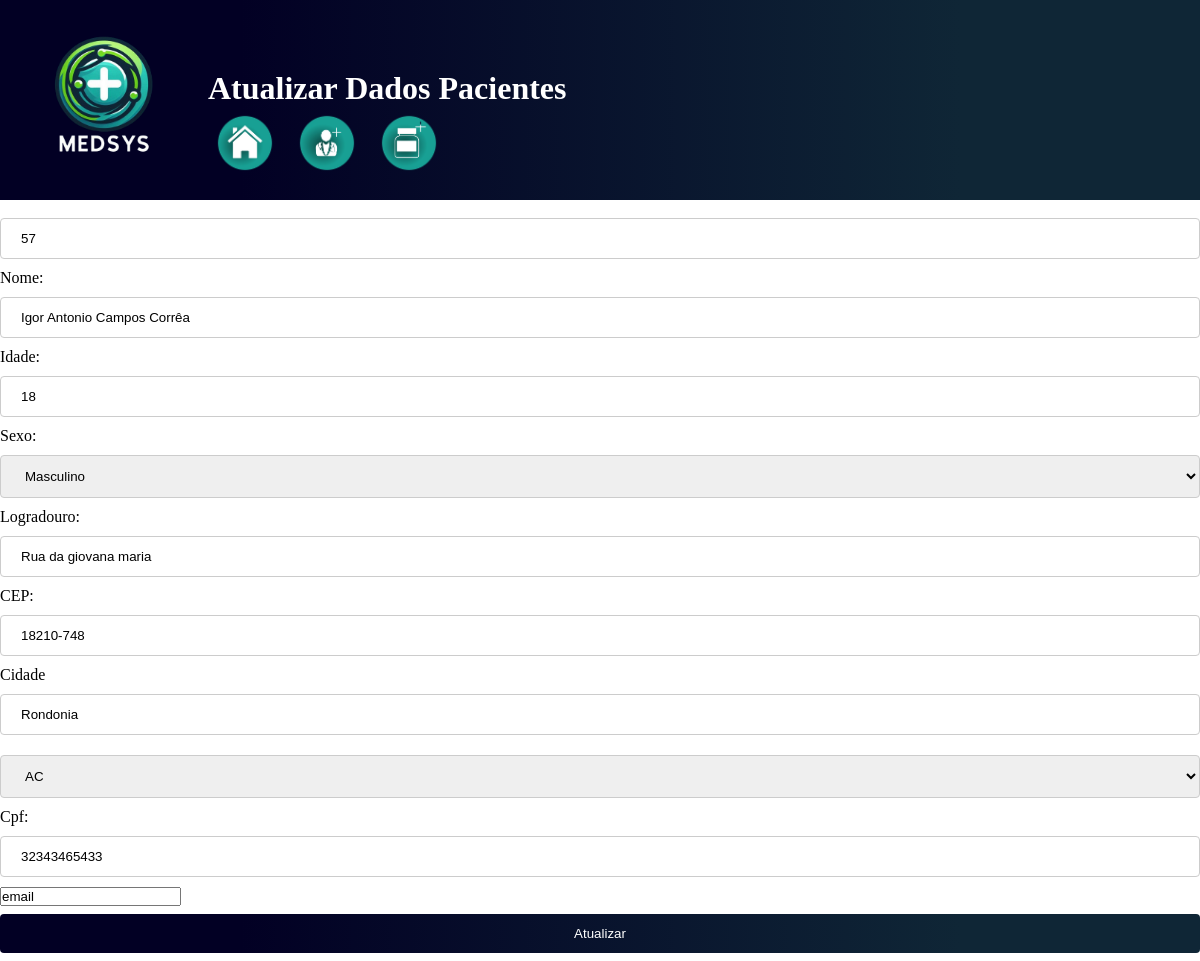
Screenshot of /atu/57 with the database file from the repository.
### hospital/models.py (models this page shows, shortened)
class Pacientes(models.Model):
    nome = models.CharField(max_length=50, null=False)
    idade = models.IntegerField(null=False)
    sexo = models.CharField(max_length=10, null=False)
    logradouro = models.CharField(max_length=50, null=False)
    cep = models.CharField(max_length=8, null=False, default="")
    estado = models.CharField(max_length=20,null=False,default="")
    cidade = models.CharField(max_length=20,null=False,default="")
    cpf = models.CharField(max_length=11, null=False)  # Tornar o CPF único
    email = models.CharField(max_length=40,null=False,default="")

### hospital/views.py (the view)
# urls.py: path('atu/<int:id>',views.atu,name='atu'),
def atu(request,id):
    estados = Estados.objects.all().order_by('sigla')
    pacientes = Pacientes.objects.get(id=id)
    return render(request,'atu.html',{'pacientes': pacientes, 'estados': estados})

### hospital/templates/atu.html (shortened to what this page needs)
<!DOCTYPE html>
<html lang="en">
<head>
    <link rel="stylesheet" href="../static/atu.css">
</head>
<body>
    <header>
        <img src="../static/media/logosem.png" width="200">
    <h1>Atualizar Dados Pacientes</h1>
    <a href="{% url 'home' %}" class="cad" ><img src="../static/media/home.png" width="60px"></a>
    <a href=""><img src="../static/media/addmed.png" width="60px"></a>
    <a href=""><img src="../static/media/addreme.png" width="60px"></a>
</header>
    <form action="{% url 'update' %}" method="post">
        <input type="text" name="id" value="{{pacientes.id}}" readonly><br>
        <label for="">Nome:</label>
        <input type="text" name="nome" value="{{pacientes.nome}}" placeholder="Nome"><br>
        <label for="">Idade:</label>
        <input type="text" name="idade" value="{{pacientes.idade}}"><br>
        <label for="">Sexo:</label>
        <select id="sexo" name="sexo">
            <option value="Masculino" {% if paciente.sexo == "M" %}selected{% endif %}>Masculino</option>
        </select>
        <label for="">Logradouro:</label>
        <input type="text" name="endereco" value="{{pacientes.logradouro}}"><br>
        <label for="">CEP:</label>
        <input type="text" name="cep" placeholder="CEP" value="{{pacientes.cep}}">
        <label for="">Cidade</label>
        <input type="text" name="cidade" placeholder="Cidade" value="{{pacientes.cidade}}">
        <select name="estado" id="">
            {% for estado in estados %}
            <option value="{{estado.sigla}}">{{estado.sigla}}</option>
            {% endfor %}
            </select>
        <label for="">Cpf:</label>
        <input type="text" name="cpf" value="{{pacientes.cpf}}"><br>
        <input type="email" name="email" placeholder="E-mail" value="email">
        <input type="submit" value="Atualizar">
    </form>
</body>
</html>

### hospital/static/atu.css (style rules this page uses)
* { margin:0; padding: 0; }
header { height: 200px; background-color: rgba(15,38,54,1); background: linear-gradient(90deg, rgba(2,0,36,1) 20%, rgba(15,38,54,1) 80%); }
header h1 { padding-top: 70px; color:white ; }
img { float: left; border: transparent thin solid; padding: 5px; margin: 0px 10px 10px 0; max-width: 186px; }
input[type=text], select { width: 100%; padding: 12px 20px; margin: 10px 0; display: inline-block; border: 1px solid #ccc; border-radius: 4px; box-sizing: border-box; }
input[type=submit] { width:100%; background: linear-gradient(90deg, rgba(2,0,36,1) 20%, rgba(15,38,54,1) 80%); color: white; padding: 12px 20px; margin: 8px 0; border: none; border-radius: 4px; cursor: pointer; }

### rows the page displays
Pacientes: id "57", nome "Igor Antonio Campos Corrêa", idade "18", endereco "Rua da giovana maria", cep "18210-748", cidade "Rondonia", cpf "32343465433"

### other values shown
form field estado "AC"
